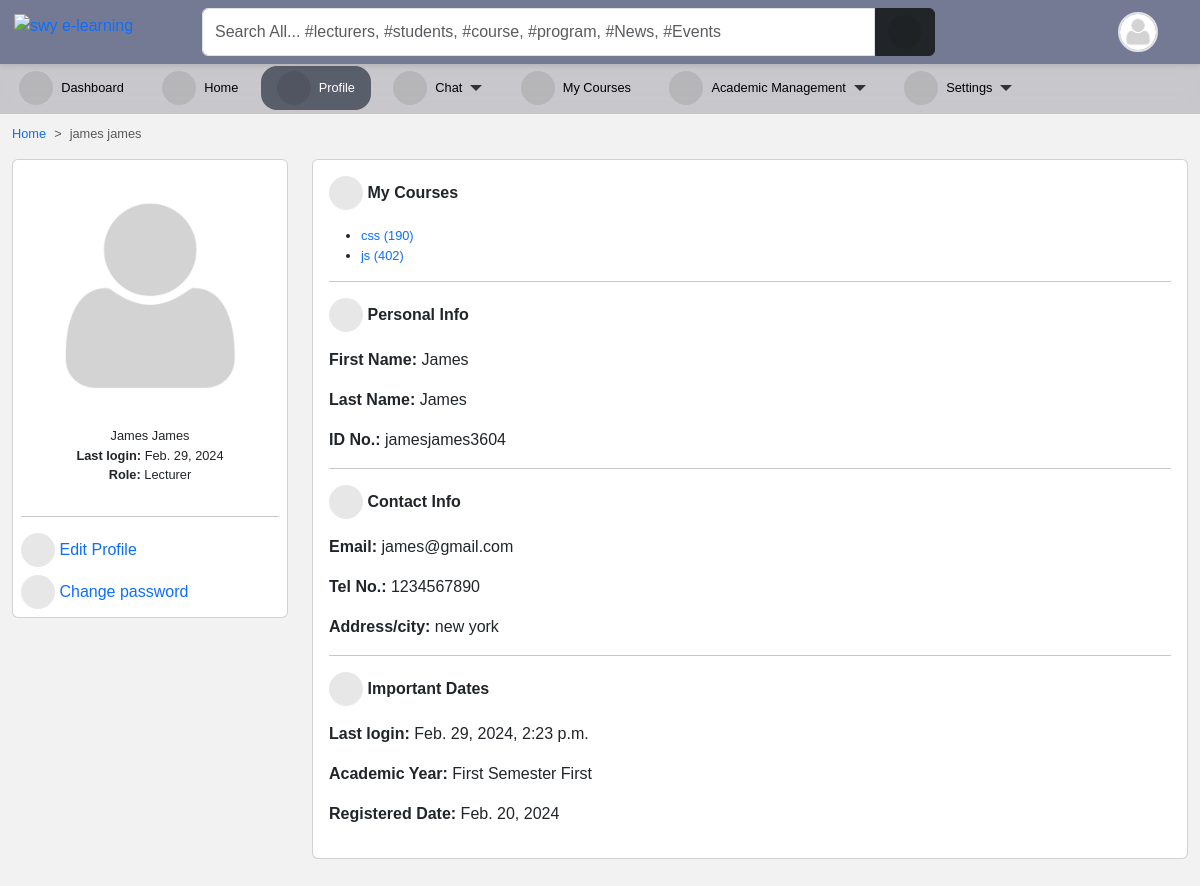
The app's page /accounts/profile/ (signed in) with its own data.
### accounts/models.py (models this page shows, shortened)
class User(AbstractUser):
    is_student = models.BooleanField(default=False)
    is_lecturer = models.BooleanField(default=False)
    gender = models.CharField(max_length=1, choices=GENDERS, blank=True, null=True)
    phone = models.CharField(max_length=60, blank=True, null=True)
    address = models.CharField(max_length=60, blank=True, null=True)
    picture = models.ImageField(
        upload_to="profile_pictures/%y/%m/%d/", default="default.png", null=True
    )
    email = models.EmailField(blank=True, null=True)
    username_validator = ASCIIUsernameValidator()
    objects = CustomUserManager()
    class Meta:
        ordering = ("-date_joined",)
    @property
    def get_full_name(self):
        full_name = self.username
        if self.first_name and self.last_name:
            full_name = self.first_name + " " + self.last_name
        return full_name
    @property
    def get_user_role(self):
        if self.is_superuser:
            role = "Admin"
        elif self.is_student:
            role = "Student"
        elif self.is_lecturer:
            role = "Lecturer"
        return role

### course/models.py (models this page shows, shortened)
class Course(models.Model):
    slug = models.SlugField(blank=True, unique=True)
    title = models.CharField(max_length=200, null=True)
    code = models.CharField(max_length=200, unique=True, null=True)
    credit = models.IntegerField(null=True, default=0)
    summary = models.TextField(max_length=200, blank=True, null=True)
    program = models.ForeignKey(Program, on_delete=models.CASCADE)
    level = models.CharField(max_length=25, choices=LEVEL, null=True)
    year = models.IntegerField(choices=YEARS, default=0)
    semester = models.CharField(choices=SEMESTER, max_length=200)
    is_elective = models.BooleanField(default=False, blank=True, null=True)
    objects = CourseManager()
    def __str__(self):
        return "{0} ({1})".format(self.title, self.code)
    def get_absolute_url(self):
        return reverse("course_detail", kwargs={"slug": self.slug})

### core/models.py (models this page shows)
class Semester(models.Model):
    semester = models.CharField(max_length=10, choices=SEMESTER, blank=True)
    is_current_semester = models.BooleanField(default=False, blank=True, null=True)
    session = models.ForeignKey(
        Session, on_delete=models.CASCADE, blank=True, null=True
    )
    next_semester_begins = models.DateField(null=True, blank=True)
    def __str__(self):
        return self.semester

class Session(models.Model):
    session = models.CharField(max_length=200, unique=True)
    is_current_session = models.BooleanField(default=False, blank=True, null=True)
    next_session_begins = models.DateField(blank=True, null=True)
    def __str__(self):
        return self.session

### accounts/views.py (the view, shortened to what this page needs)
# urls.py: path("profile/", profile, name="profile"),
@login_required
def profile(request):
    current_session = Session.objects.filter(is_current_session=True).first()
    current_semester = Semester.objects.filter(
        is_current_semester=True, session=current_session
    ).first()
    if request.user.is_lecturer:
        courses = Course.objects.filter(
            allocated_course__lecturer__pk=request.user.id
        ).filter(semester=current_semester)
        return render(
            request,
            "accounts/profile.html",
            {
                "title": request.user.get_full_name,
                "courses": courses,
                "current_session": current_session,
                "current_semester": current_semester,
            },
        )

### templates/accounts/profile.html (shortened to what this page needs)
{% extends 'base.html' %}
{% load static %}
{% load i18n %}
{% block content %}
{% if user.is_authenticated %}
<nav style="--bs-breadcrumb-divider: '>';" aria-label="breadcrumb">
    <ol class="breadcrumb">
      <li class="breadcrumb-item"><a href="/">Home</a></li>
      <li class="breadcrumb-item active" aria-current="page">{{ user.get_full_name }}</li>
    </ol>
</nav>
<div class="row">
    <div class="col-md-3 mx-auto">
        <div class="card  p-2">
            <div class="text-center">
                <img src="{{ user.picture.url }}" class="w-100">
                <ul class="px-2 list-unstyled">
                    <li>{{ user.get_full_name|title }}</li>
                    <li><strong>Last login: </strong>{{ user.last_login|date }}</li>
                    <li><strong>Role: </strong>
                        {{ user.get_user_role }}
                    </li>
                </ul>
            </div>
            <hr>
            <a class="mb-2" href="{% url 'edit_profile' %}"><i class="fas fa-user-edit"></i>
                <span class="mobile-hide">Edit Profile</span></a>
            <a href="{% url 'change_password' %}"><i class="fas fa-lock"></i><span class="mobile-hide">
                    Change password</span></a>
        </div>
    </div>
    <div class="col-md-9 mx-auto">
        <div class="card">
            <div class="card-body">
                {% if user.is_lecturer %}
                <p class="fw-bold"><i class="fas fa-book-open"></i> My Courses</p>
                {% if courses %}
                <ul>
                    {% for course in courses %}
                    <li><a href="{{ course.get_absolute_url }}">{{ course }}</a></li>
                    {% endfor %}
                </ul>
                {% else %}
                <div class="text-danger">No courses assigned for this semester!</div>
                {% endif %}
                <hr>
                {% endif %}
                <p class="fw-bold"><i class="fas fa-user"></i> Personal Info</p>
                <div class="dashboard-description">
                    <p><strong>First Name:</strong> {{ user.first_name|title }}</p>
                    <p><strong>Last Name:</strong> {{ user.last_name|title }}</p>
                    <p><strong>ID No.:</strong> {{ user.username }}</p>
                </div>
                <hr>
                <p class="fw-bold"><i class="fas fa-phone-square-alt"></i> Contact Info</p>
                <div class="dashboard-description">
                    <p><strong>Email:</strong> {{ user.email }}</p>
                    <p><strong>Tel No.:</strong> {{ user.phone }}</p>
                    <p><strong>Address/city:</strong> {{ user.address }}</p>
                </div>
                <hr>
                <p class="fw-bold"><i class="fa fa-calendar-day"></i> Important Dates</p>
                <div class="dashboard-description">
                    <p><strong>Last login:</strong> {{ user.last_login }}</p>
                    {% if current_semester and current_session %}
                    <p><strong>Academic Year:</strong> {{ current_semester }} Semester {{ current_session }}</p>
                    {% endif %}
                    <p><strong>Registered Date:</strong> {{ user.date_joined|date }}</p>
                </div>
            </div>
        </div>
    </div>
</div>
{% endif %}
{% endblock content %}

### templates/navbar.html (shortened to what this page needs)
{% load static %}
<div id="top-navbar" class="py-2 top-navbar">
	<div class="container">
		<a href="/" class="head-logo">
			<img src="{% static 'img/swy e-learning.jpg' %}" width="40px" alt="swy e-learning">
		</a>
		<div class="nav-wrapper">
			<form class="form-header" action="{% url 'query' %}" method="GET">
				<input id="primary-search" class="form-control rounded-end-0" type="text" name="q" value="{{ request.GET.q }}"
					placeholder="Search All... #lecturers, #students, #course, #program, #News, #Events" required />
				<button class="btn btn-dark rounded-start-0" type="submit">
					<i class="fas fa-search"></i>
				</button>
			</form>
			<div class="dropdown index">
				<div class="avatar border border-2" type="button" data-bs-toggle="dropdown" aria-expanded="false">
					<img src="{{ request.user.picture.url }}">
				</div>
			</div>
		</div>
	</div>
</div>

### static/scss/style1.css (style rules this page uses)
*, body { font-family: "Rubik", sans-serif; }
body { background-color: #f3f2f2; }
#top-navbar { position: fixed; top: 0; right: 0; -webkit-margin-start: -10px; z-index: 90; padding: 0; background: #747a94; box-shadow: 0px 2px 5px 0px rgba(0, 0, 0, 0.1); transition: 0.3s; margin: 0; }
#top-navbar .container { display: flex; background-color: transparent; position: relative; }
#top-navbar .nav-wrapper { display: flex; flex-wrap: wrap; justify-content: space-between; align-items: center; width: 100%; margin-left: 10rem; background-color: transparent; }
#top-navbar .nav-wrapper .form-header { display: flex; flex: 0.8; }
#top-navbar .nav-wrapper .form-header button { flex: 0.1; }
#top-navbar { left: 0; }
.avatar { width: 40px; height: 40px; border-radius: 50%; overflow: hidden; }
.avatar img { width: 100%; height: 100%; -o-object-fit: cover; object-fit: cover; }
a { color: var(--bs-primary); text-decoration: none; }
.fas, .fa { font-size: 16px; display: inline-flex; align-items: center; justify-content: center; width: 34px; height: 34px; background-color: rgba(0, 0, 0, 0.093); border-radius: 50%; }

### templates/aside.html (style rules this page uses)
li { font-size: .8rem; }

### templates/navbar.html (style rules this page uses)
.head-logo { position: absolute; left: -1rem; top: 0.3rem; }

### records on screen
User: user.picture (placeholder picture), get_full_name "james james", picture (placeholder picture), get_full_name "James James", last_login "Feb. 29, 2024", get_user_role "Lecturer", first_name "James", last_name "James", username "jamesjames3604", email "james@gmail.com", phone "1234567890", address "new york", last_login "Feb. 29, 2024, 2:23 p.m.", date_joined "Feb. 20, 2024"
Course: title+code "css (190)"
Course: title+code "js (402)"
Semester: semester "First"
Session: session "First"
